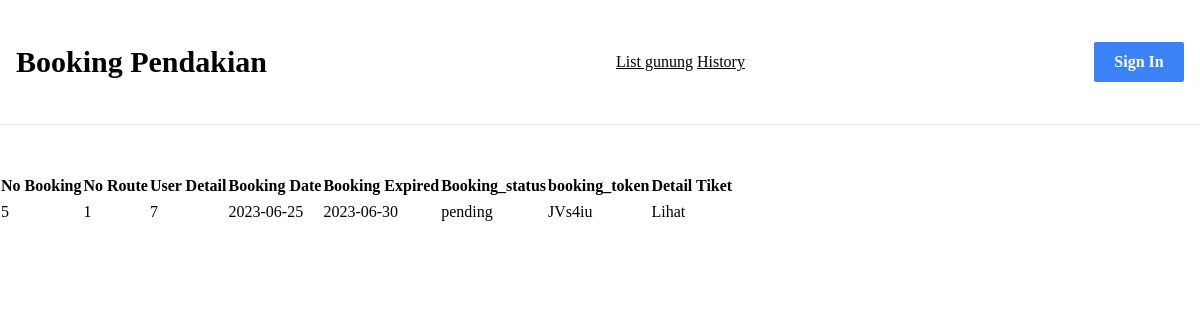
The page /history.php on the database its author committed.
### tables this page shows
CREATE TABLE `booking_log` (
  `booking_log_id` int(11) NOT NULL,
  `route_id` int(11) DEFAULT NULL,
  `user_detail_id` int(11) DEFAULT NULL,
  `booking_date` date DEFAULT NULL,
  `booking_expired` date DEFAULT NULL,
  `booking_status` enum('pending','complete','canceled') DEFAULT NULL,
  `booking_token` char(10) DEFAULT NULL
);

### src/history.php (the view, shortened to what this page needs)
<?php
    include "connection.php";
    $queryBooking = $conn->query("SELECT * FROM `booking_log` WHERE booking_log_id;");
    $dataBooking = $queryBooking->fetch_assoc();
?>
<!DOCTYPE html>
<html lang="en">
<head>
    <link rel="stylesheet" href="../dist/output.css">
</head>
<body>
    <?php include './components/navbar.php'; ?>
    <table>
        <tr>
            <th>No Booking</th>
            <th>No Route</th>
            <th>User Detail</th>
            <th>Booking Date</th>
            <th>Booking Expired</th>
            <th>Booking_status</th>
            <th>booking_token</th>
            <th>Detail Tiket</th>
        </tr>
        <tr>
                <td><?php echo $dataBooking['booking_log_id'] ?> </td>
                <td><?php echo $dataBooking['route_id'] ?> </td>
                <td><?php echo $dataBooking['user_detail_id'] ?> </td>
                <td><?php echo $dataBooking['booking_date'] ?></td>
                <td><?php echo $dataBooking['booking_expired'] ?></td>
                <td><?php echo $dataBooking['booking_status'] ?></td>
                <td><?php echo $dataBooking['booking_token'] ?></td>
                <td><a href="ongoing.php?booking_log=<?php echo $dataBooking['booking_log_id'] ?>">Lihat</a></td>
        </tr>
</body>
</html>

### rows shown on the page
booking_log: booking_log_id "5", route "1", user_detail "7", booking_date "2023-06-25", booking_expired "2023-06-30", booking_status "pending", booking_token "JVs4iu"
